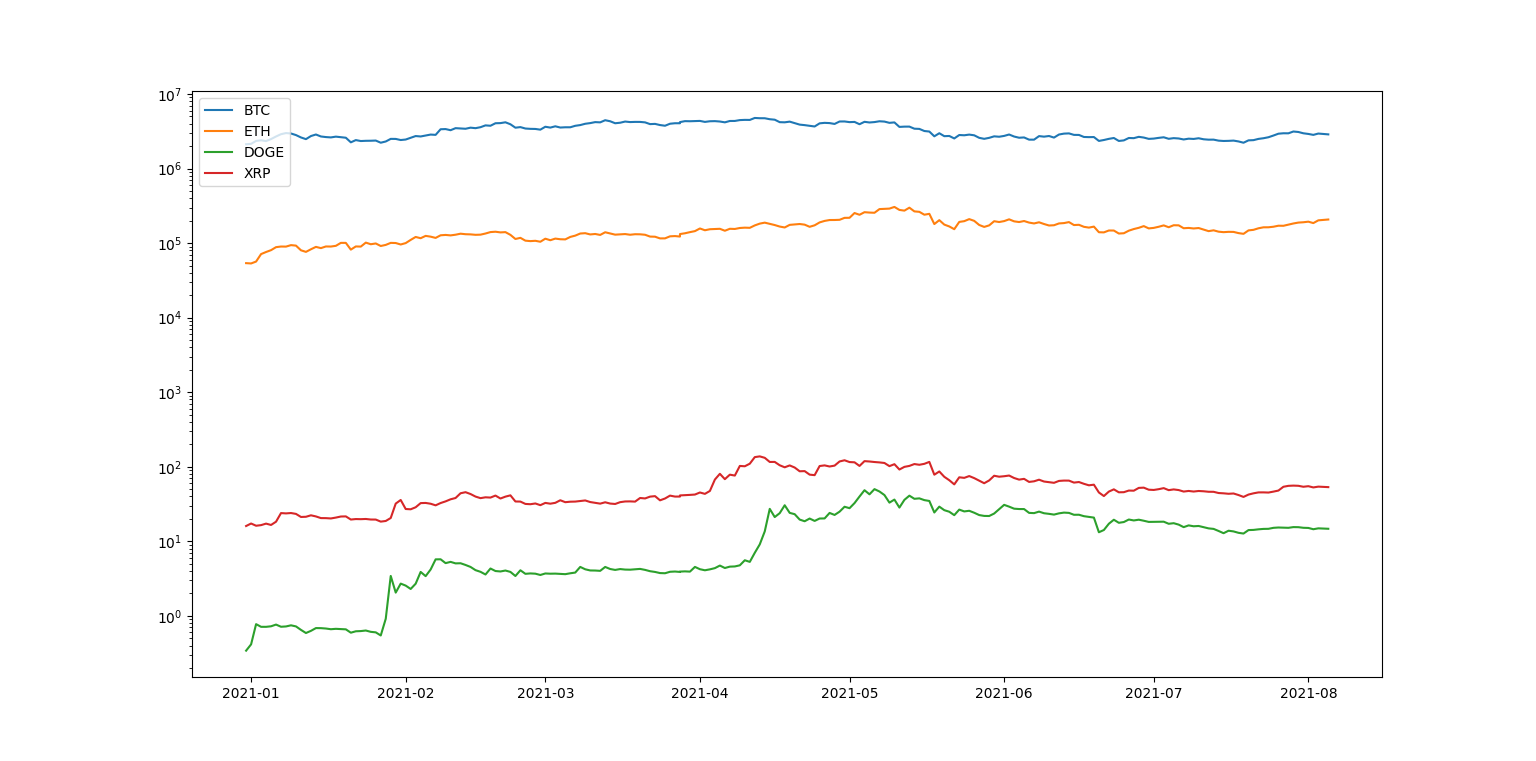

Generate this figure with Python:
import pandas_datareader as web
import matplotlib.pyplot as plt
import datetime as dt
import mplfinance as mpf

currency = input('Enter the currency unit(Eg: INR, USD): ')
start = dt.datetime(2021,1,1)
end = dt.datetime.now()

a = True
while(a):
    crypto = input('Enter the Crypto ticker which you wish to visualize: ')
    b = input('Press 0 to visualize or any other key to keep adding the coins: ')
    print("\n")
    data = web.DataReader(f'{crypto}-{currency}','yahoo', start, end)
    plt.yscale("log")         # Logarathmic Scale
    plt.plot(data['Close'], label = crypto)
    plt.legend(loc="upper left")
    if b == '0':
        a = False
    
plt.show()
